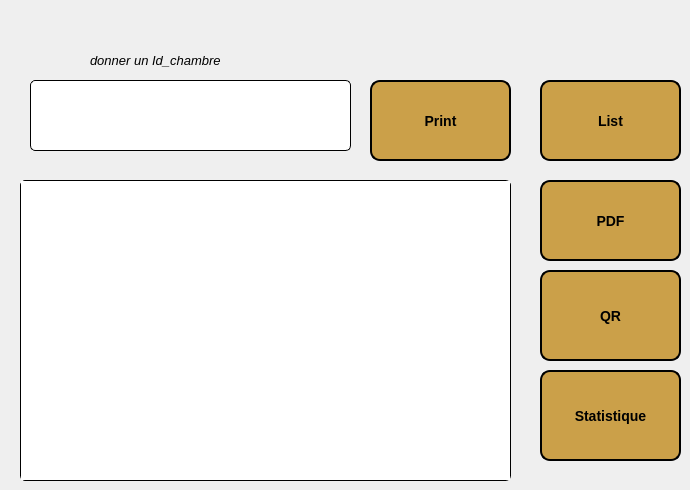
         <widget class="QWidget" name="tab_7">
          <attribute name="title">
           <string>stat/pdf/QRcode</string>
          </attribute>
          <widget class="QPushButton" name="pushButton_statistique_4">
           <property name="geometry">
            <rect>
             <x>540</x>
             <y>370</y>
             <width>141</width>
             <height>91</height>
            </rect>
           </property>
           <property name="styleSheet">
            <string notr="true">
background-color: rgb(203, 160, 73);
font: italic 9pt &quot;Segoe UI&quot;;

 border: 2px solid black; 
 border-radius: 10px; 
color: black;
font-size: 14px;
font-weight: bold;
 padding: 10px 20px;
</string>
           </property>
           <property name="text">
            <string>Statistique</string>
           </property>
          </widget>
          <widget class="QPushButton" name="pushButton_print_4">
           <property name="geometry">
            <rect>
             <x>370</x>
             <y>80</y>
             <width>141</width>
             <height>81</height>
            </rect>
           </property>
           <property name="styleSheet">
            <string notr="true">
background-color: rgb(203, 160, 73);
font: italic 9pt &quot;Segoe UI&quot;;

 border: 2px solid black; 
 border-radius: 10px; 
color: black;
font-size: 14px;
font-weight: bold;
 padding: 10px 20px;

</string>
           </property>
           <property name="text">
            <string>Print</string>
           </property>
          </widget>
          <widget class="QPushButton" name="pushButton_pdf_4">
           <property name="geometry">
            <rect>
             <x>540</x>
             <y>180</y>
             <width>141</width>
             <height>81</height>
            </rect>
           </property>
           <property name="styleSheet">
            <string notr="true">
background-color: rgb(203, 160, 73);
font: italic 9pt &quot;Segoe UI&quot;;

 border: 2px solid black; 
 border-radius: 10px; 
color: black;
font-size: 14px;
font-weight: bold;
 padding: 10px 20px;
</string>
           </property>
           <property name="text">
            <string>PDF</string>
           </property>
          </widget>
          <widget class="QLabel" name="label_200">
           <property name="geometry">
            <rect>
             <x>90</x>
             <y>50</y>
             <width>181</width>
             <height>21</height>
            </rect>
           </property>
           <property name="font">
            <font>
             <family>Segoe UI</family>
             <pointsize>10</pointsize>
             <italic>true</italic>
             <bold>false</bold>
            </font>
           </property>
           <property name="styleSheet">
            <string notr="true">font: italic 10pt &quot;Segoe UI&quot;;</string>
           </property>
           <property name="text">
            <string>donner un Id_chambre</string>
           </property>
          </widget>
          <widget class="QPushButton" name="pushButton_QR_4">
           <property name="geometry">
            <rect>
             <x>540</x>
             <y>270</y>
             <width>141</width>
             <height>91</height>
            </rect>
           </property>
           <property name="styleSheet">
            <string notr="true">
background-color: rgb(203, 160, 73);
font: italic 9pt &quot;Segoe UI&quot;;

 border: 2px solid black; 
 border-radius: 10px; 
color: black;
font-size: 14px;
font-weight: bold;
 padding: 10px 20px;
</string>
           </property>
           <property name="text">
            <string>QR</string>
           </property>
          </widget>
          <widget class="QLineEdit" name="lineEdit_id3_4">
           <property name="geometry">
            <rect>
             <x>30</x>
             <y>80</y>
             <width>321</width>
             <height>71</height>
            </rect>
           </property>
           <property name="styleSheet">
            <string notr="true"> border: 1px solid black; 
 border-radius: 5px; </string>
           </property>
          </widget>
          <widget class="QPushButton" name="pushButton_list_4">
           <property name="geometry">
            <rect>
             <x>540</x>
             <y>80</y>
             <width>141</width>
             <height>81</height>
            </rect>
           </property>
           <property name="styleSheet">
            <string notr="true">
background-color: rgb(203, 160, 73);
font: italic 9pt &quot;Segoe UI&quot;;

 border: 2px solid black; 
 border-radius: 10px; 
color: black;
font-size: 14px;
font-weight: bold;
 padding: 10px 20px;

</string>
           </property>
           <property name="text">
            <string>List</string>
           </property>
          </widget>
          <widget class="QTableView" name="tableView_list_4">
           <property name="geometry">
            <rect>
             <x>20</x>
             <y>180</y>
             <width>491</width>
             <height>301</height>
            </rect>
           </property>
           <property name="styleSheet">
            <string notr="true"> border: 1px solid black; 
 border-radius: 5px; </string>
           </property>
          </widget>
         </widget>
